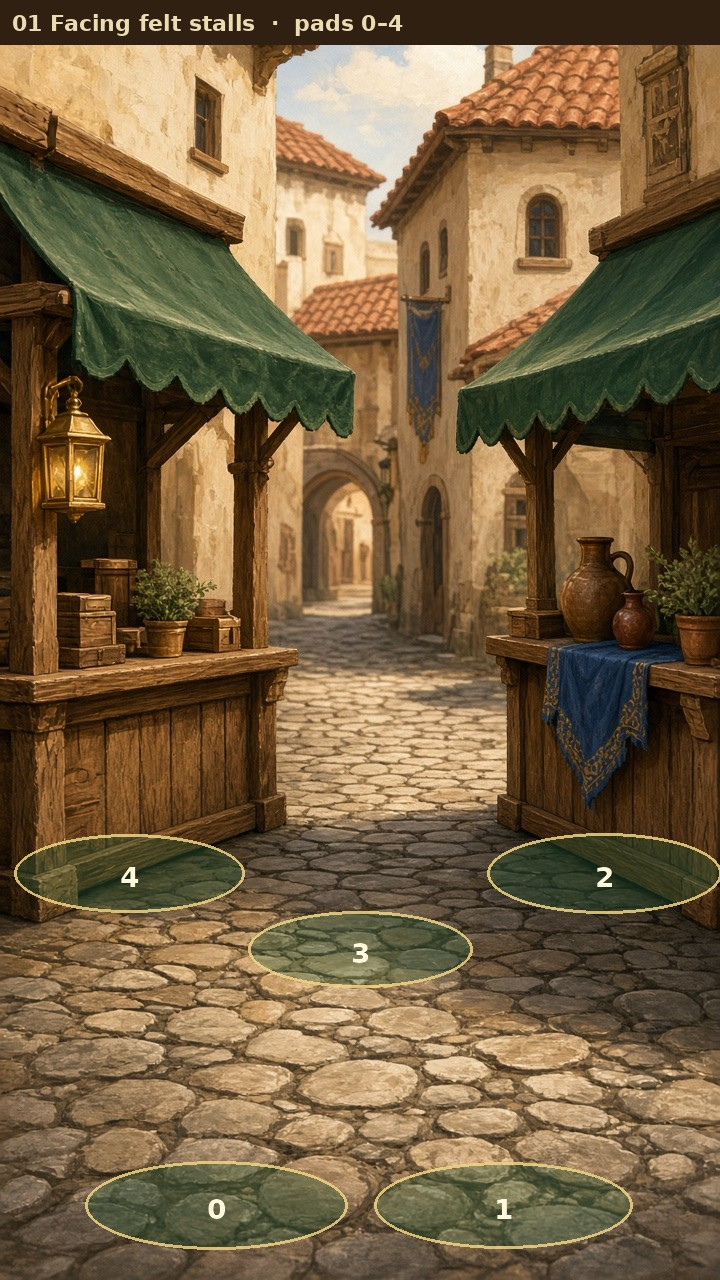
#> input picture mockups/market-ten-sit/sit-01-felt-aisle-pads.jpg, 720 x 1280 px, given in place of tomas_standee_bevel_v19.png, which was not available
$ python pack_25d.py
#> lines starting #> are read from the running program, lines starting #| are printed output that depends on the picture; after the words box and inside, x2 and y2 are one past the last pixel; in counts of white or black regions, pixels touching at a corner belong together; pictures that were not available may be replaced by others from this repository, and a replacement may not be noted
#!/usr/bin/env python3
"""2.5D market sit: extract furniture from the paintings, unique people blocking."""
from __future__ import annotations

import os
from pathlib import Path

from PIL import Image, ImageDraw, ImageEnhance, ImageFilter, ImageFont

ART = Path("/opt/cursor/artifacts/assets")
OUT = Path("/workspace/mockups/market-ten-sit")
NPC = Path("/workspace/mockups")
DBG = Path("/tmp/market-sit/debug-masks")
OUT.mkdir(parents=True, exist_ok=True)
DBG.mkdir(parents=True, exist_ok=True)

W, H = 720, 1280

SCENES = [
    ("sit-01-felt-aisle", "01 Facing felt stalls"),
    ("sit-02-stall-sign", "02 Stall and gilt sign"),
    ("sit-03-warm-cross", "03 Market cross"),
    ("sit-04-mill-yard", "04 Mill yard"),
    ("sit-05-oak-hall", "05 Oak hall"),
    ("sit-06-oak-tree-stall", "06 Oak tree and stall"),
    ("sit-07-warm-quay", "07 Warm quay"),
    ("sit-08-inn-yard", "08 Inn yard"),
    ("sit-09-club-portico", "09 Club portico"),
    ("sit-10-felt-table", "10 Felt card table"),
]

# Furniture: (z, {polys, ellipses}). z=2 mid, z=4 near.
# People z=1 behind mid, z=3 between, z=5 in front.
OBJECTS = {
    "sit-01-felt-aisle": [
        (2, {"polys": [[(0, 640), (275, 638), (288, 665), (278, 880), (40, 915), (0, 900)]]}),
        (2, {"polys": [[(500, 618), (720, 618), (720, 905), (492, 918), (488, 645)]]}),
    ],
    "sit-02-stall-sign": [
        (2, {"polys": [[(0, 648), (328, 648), (348, 675), (338, 882), (0, 892)]]}),
        (4, {"ellipses": [(558, 672, 718, 902)]}),
    ],
    "sit-03-warm-cross": [
        (2, {"polys": [
            [(98, 305), (158, 298), (168, 698), (92, 722)],
            [(298, 298), (358, 292), (365, 688), (288, 712)],
        ]}),
        (2, {"polys": [[(498, 652), (720, 638), (720, 805), (488, 818), (485, 675)]]}),
    ],
    "sit-04-mill-yard": [
        (2, {"polys": [[(0, 598), (358, 598), (378, 628), (368, 792), (42, 805), (0, 788)]]}),
        (4, {"ellipses": [(478, 655, 718, 858)]}),
    ],
    "sit-05-oak-hall": [
        (2, {"polys": [[(12, 698), (388, 688), (408, 718), (398, 892), (38, 905), (8, 860)]]}),
    ],
    "sit-06-oak-tree-stall": [
        (2, {"polys": [[(0, 380), (140, 370), (200, 450), (188, 580), (175, 700), (140, 790), (40, 810), (0, 780)]]}),
        (2, {"polys": [[(498, 668), (720, 655), (720, 782), (488, 795), (482, 690)]]}),
    ],
    "sit-07-warm-quay": [
        (2, {"polys": [[(0, 598), (338, 598), (358, 628), (348, 838), (0, 850)]]}),
        (4, {"polys": [[(32, 908), (248, 892), (288, 922), (276, 1178), (18, 1188), (12, 948)]]}),
    ],
    "sit-08-inn-yard": [
        (2, {"polys": [[(50, 488), (74, 482), (80, 792), (46, 802)]]}),
        (2, {"polys": [[(498, 652), (705, 638), (722, 675), (712, 782), (488, 792)]]}),
    ],
    "sit-09-club-portico": [
        (2, {"polys": [[(18, 618), (358, 612), (375, 640), (365, 822), (12, 832)]]}),
        (2, {"polys": [[(598, 70), (720, 70), (720, 720), (588, 742), (582, 180)]]}),
    ],
    "sit-10-felt-table": [
        (2, {"polys": [[(498, 598), (720, 575), (720, 772), (478, 785), (472, 640)]]}),
        (4, {"polys": [[(58, 648), (348, 642), (362, 675), (350, 848), (62, 852)]]}),
    ],
}

# (name, fx, fy, hfrac, z) — unique blocking per screen; z=1 behind, 3 between, 5 in front
PEOPLE = {
    # Open aisle: vendors in both stalls, shoppers on opposite sides, centre path clear.
    "sit-01-felt-aisle": [
        ("tomas", 0.18, 0.70, 0.32, 1),
        ("bram", 0.86, 0.70, 0.30, 1),
        ("elira", 0.34, 0.78, 0.28, 3),
        ("nessa", 0.70, 0.92, 0.36, 5),
    ],
    # Shopper close-left at the stall; Nessa behind the barrel; Elira far up the street.
    "sit-02-stall-sign": [
        ("tomas", 0.20, 0.69, 0.30, 1),
        ("elira", 0.58, 0.56, 0.18, 1),
        ("nessa", 0.88, 0.70, 0.26, 3),
        ("bram", 0.32, 0.94, 0.40, 5),
    ],
    # Talk on the square (mid-right). Elira in the gazebo. Empty lower-left.
    "sit-03-warm-cross": [
        ("elira", 0.28, 0.55, 0.22, 1),
        ("tomas", 0.84, 0.63, 0.26, 1),
        ("nessa", 0.40, 0.84, 0.32, 3),
        ("bram", 0.60, 0.92, 0.38, 5),
    ],
    # Bram walks in front of the fruit stall. Nessa behind the millstone. Elira in the mill door.
    "sit-04-mill-yard": [
        ("elira", 0.58, 0.52, 0.20, 1),
        ("tomas", 0.22, 0.62, 0.28, 1),
        ("nessa", 0.82, 0.67, 0.26, 3),
        ("bram", 0.22, 0.96, 0.42, 5),
    ],
    # Nessa talks to Bram at the sideboard. Tomas walks toward the arch. No giant front pair.
    "sit-05-oak-hall": [
        ("elira", 0.82, 0.62, 0.22, 1),
        ("bram", 0.24, 0.70, 0.28, 1),
        ("nessa", 0.38, 0.82, 0.32, 5),
        ("tomas", 0.68, 0.78, 0.30, 5),
    ],
    # Tomas tucked behind the oak. Pair walking right toward the stall.
    "sit-06-oak-tree-stall": [
        ("tomas", 0.26, 0.70, 0.34, 1),
        ("bram", 0.84, 0.61, 0.24, 1),
        ("elira", 0.46, 0.76, 0.26, 3),
        ("nessa", 0.66, 0.88, 0.34, 5),
    ],
    # Nessa behind the crate. Tomas on the quay edge. Elira further down the water.
    "sit-07-warm-quay": [
        ("elira", 0.64, 0.56, 0.18, 1),
        ("bram", 0.18, 0.66, 0.28, 1),
        ("nessa", 0.22, 0.92, 0.36, 3),
        ("tomas", 0.88, 0.94, 0.42, 5),
    ],
    # Tomas behind the lamp. Nessa walking toward the inn. Empty lower-centre.
    "sit-08-inn-yard": [
        ("elira", 0.50, 0.58, 0.20, 1),
        ("bram", 0.84, 0.61, 0.24, 1),
        ("tomas", 0.18, 0.82, 0.38, 1),
        ("nessa", 0.58, 0.86, 0.34, 5),
    ],
    # Tomas at the stall. Nessa entering right. Gap in the middle shows the portico.
    "sit-09-club-portico": [
        ("elira", 0.76, 0.64, 0.26, 1),
        ("bram", 0.24, 0.64, 0.28, 1),
        ("tomas", 0.30, 0.92, 0.40, 5),
        ("nessa", 0.88, 0.86, 0.34, 5),
    ],
    # Tomas at the card table. Nessa entering from the right. Empty lower-left.
    "sit-10-felt-table": [
        ("elira", 0.50, 0.58, 0.20, 1),
        ("bram", 0.84, 0.60, 0.24, 1),
        ("tomas", 0.26, 0.67, 0.30, 3),
        ("nessa", 0.82, 0.94, 0.42, 5),
    ],
}

PADS = {
    "sit-01-felt-aisle": [
        (0.70, 0.92, 0.36),
        (0.34, 0.78, 0.28),
        (0.18, 0.70, 0.32),
        (0.86, 0.70, 0.30),
        (0.50, 0.64, 0.22),
    ],
    "sit-02-stall-sign": [
        (0.32, 0.94, 0.40),
        (0.88, 0.70, 0.26),
        (0.20, 0.69, 0.30),
        (0.58, 0.56, 0.18),
        (0.70, 0.84, 0.28),
    ],
    "sit-03-warm-cross": [
        (0.60, 0.92, 0.38),
        (0.40, 0.84, 0.32),
        (0.84, 0.63, 0.26),
        (0.28, 0.55, 0.22),
        (0.22, 0.96, 0.42),
    ],
    "sit-04-mill-yard": [
        (0.22, 0.96, 0.42),
        (0.82, 0.67, 0.26),
        (0.22, 0.62, 0.28),
        (0.58, 0.52, 0.20),
        (0.50, 0.86, 0.30),
    ],
    "sit-05-oak-hall": [
        (0.38, 0.82, 0.32),
        (0.68, 0.78, 0.30),
        (0.24, 0.70, 0.28),
        (0.82, 0.62, 0.22),
        (0.54, 0.96, 0.40),
    ],
    "sit-06-oak-tree-stall": [
        (0.66, 0.88, 0.34),
        (0.26, 0.70, 0.34),
        (0.46, 0.76, 0.26),
        (0.84, 0.61, 0.24),
        (0.36, 0.96, 0.42),
    ],
    "sit-07-warm-quay": [
        (0.88, 0.94, 0.42),
        (0.22, 0.92, 0.36),
        (0.18, 0.66, 0.28),
        (0.64, 0.56, 0.18),
        (0.52, 0.80, 0.26),
    ],
    "sit-08-inn-yard": [
        (0.58, 0.86, 0.34),
        (0.18, 0.82, 0.38),
        (0.84, 0.61, 0.24),
        (0.50, 0.58, 0.20),
        (0.36, 0.96, 0.42),
    ],
    "sit-09-club-portico": [
        (0.30, 0.92, 0.40),
        (0.88, 0.86, 0.34),
        (0.24, 0.64, 0.28),
        (0.76, 0.64, 0.26),
        (0.56, 0.96, 0.38),
    ],
    "sit-10-felt-table": [
        (0.82, 0.94, 0.42),
        (0.26, 0.67, 0.30),
        (0.84, 0.60, 0.24),
        (0.50, 0.58, 0.20),
        (0.42, 0.90, 0.32),
    ],
}


# [8 lines left out: function font, not called in this run]


def knock_chroma(im: Image.Image) -> Image.Image:
    px = im.load()
    w, h = im.size
    for y in range(h):
        for x in range(w):
            r, g, b, a = px[x, y]
            if a and g > 160 and g > r + 40 and g > b + 40:
                px[x, y] = (0, 0, 0, 0)
    return im


def load_npc(name: str) -> Image.Image:
#> called with name = 'tomas'
    im = Image.open(NPC / f"{name}_standee_bevel_v19.png").convert("RGBA")
    im = knock_chroma(im)
    im = im.crop(im.getbbox())
    mask = im.getchannel("A")
#> mask: PIL image 720x1280 L; every value is 255
    warm = Image.new("RGBA", im.size, (210, 168, 110, 28))
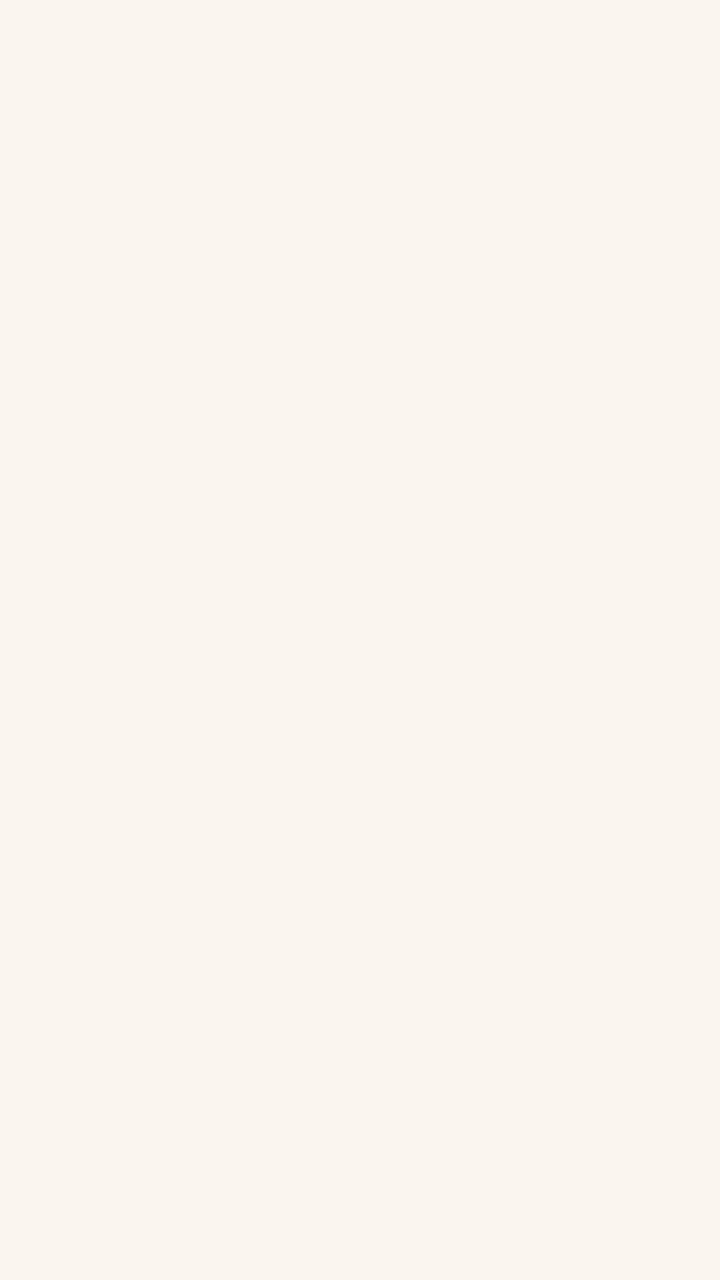
#> warm: PIL image 720x1280 RGBA; mean R, G, B, A 210, 168, 110, 28; transparent parts drawn white
    warm.putalpha(mask.point(lambda a: int(a * 0.12) if a else 0))
    im = Image.alpha_composite(im, warm)
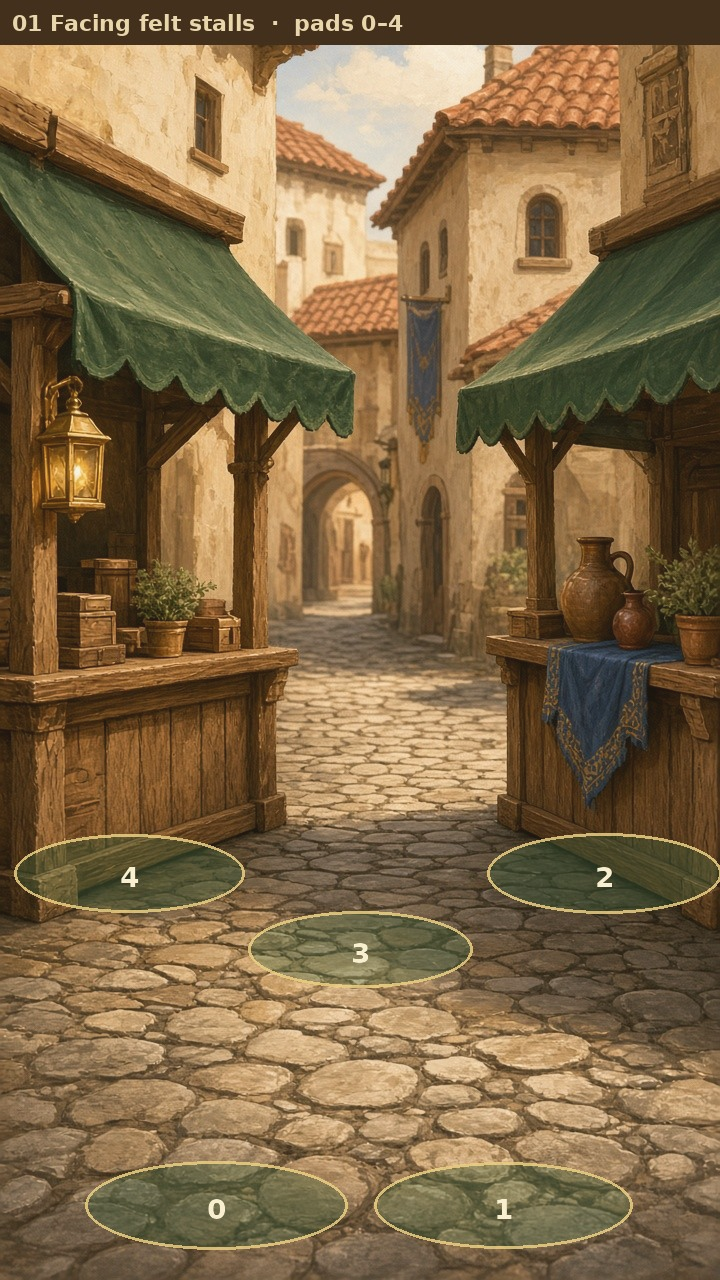
#> im: PIL image 720x1280 RGBA; mean R, G, B, A 128, 104.2, 70.2, 255
    return ImageEnhance.Color(im).enhance(0.96)


NPCS = {n: load_npc(n) for n in ("tomas", "nessa", "bram", "elira")}
#> call 2 of load_npc, with name = 'nessa'
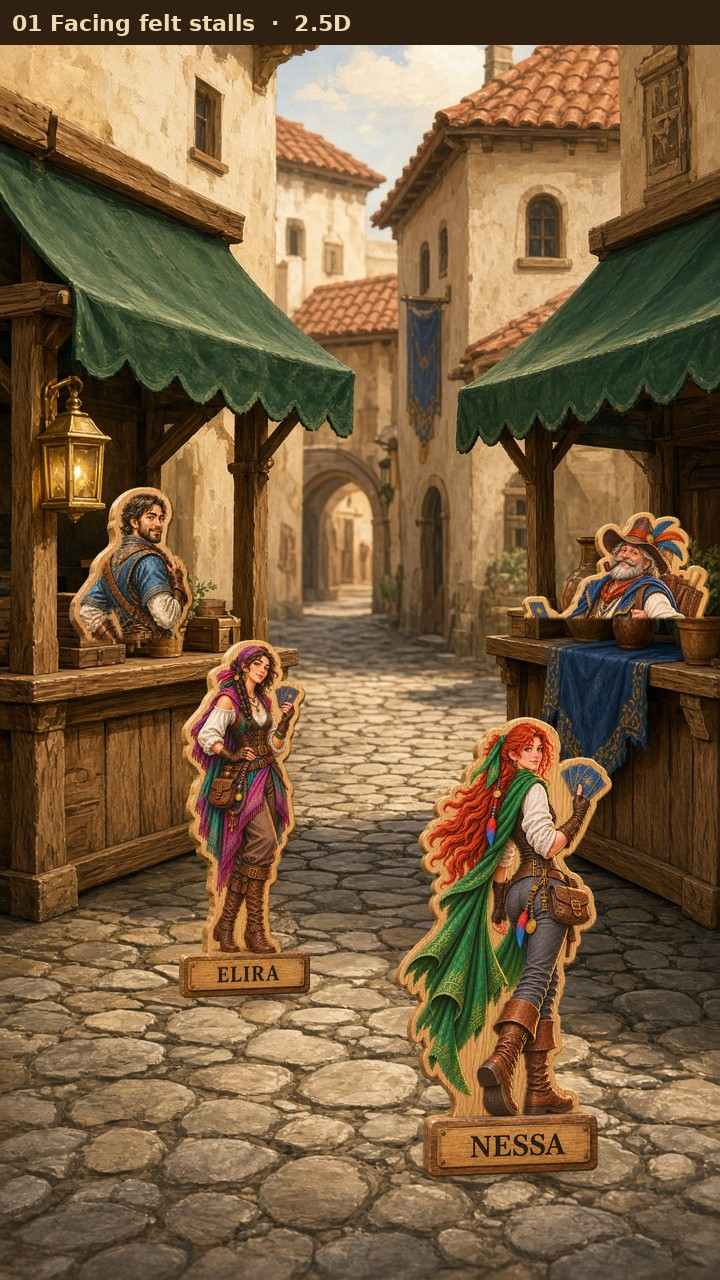
#> input picture mockups/market-ten-sit/sit-01-felt-aisle-people.jpg, 720 x 1280 px, given in place of nessa_standee_bevel_v19.png, which was not available
#> in load_npc (call 2), `mask = im.getchannel("A")`: mask: PIL image 720x1280 L; 100% white; black in thin lines or dots, all inside (x1, y1, x2, y2) = (441, 757, 495, 1034)
#> in load_npc (call 2), `im = Image.alpha_composite(im, warm)`:
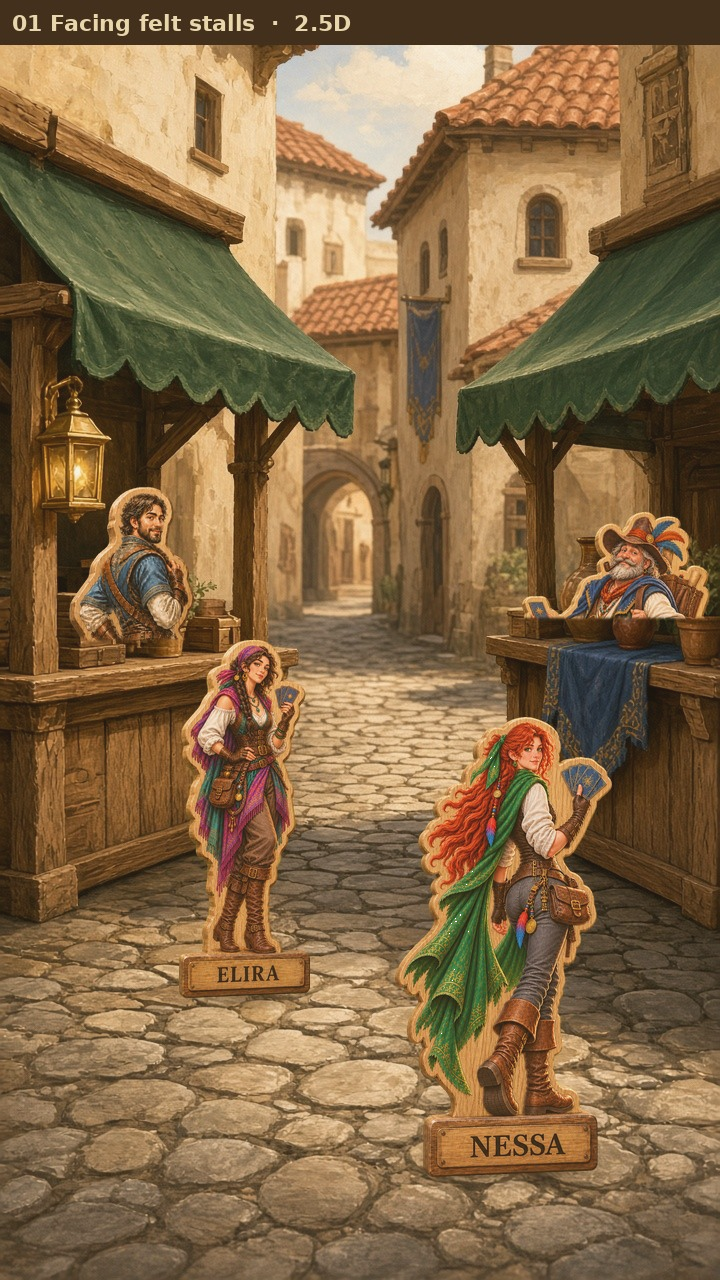
#> im: PIL image 720x1280 RGBA; mean R, G, B, A 131.4, 104.2, 69.8, 255; transparent parts drawn white
#> (the run stopped early here; a loop or call above may not have finished)
